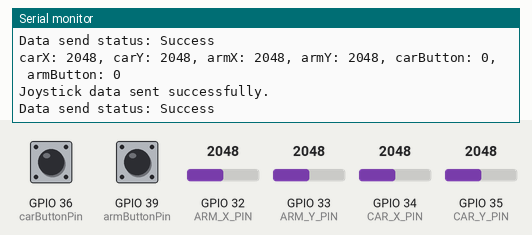
Simulated run of this program. Board: ESP32. Shown: the last lines printed to the serial monitor. The inputs (shaded band) are chosen by the test bench; at power-on: GPIO 32 (ARM_X_PIN) = 2048, GPIO 33 (ARM_Y_PIN) = 2048, GPIO 34 (CAR_X_PIN) = 2048, GPIO 35 (CAR_Y_PIN) = 2048, GPIO 36 (carButtonPin) HIGH, GPIO 39 (armButtonPin) HIGH.

Above: at 1.2 s.
1.3 s: GPIO 32 (ARM_X_PIN) set to 2866
At 1.57 s:
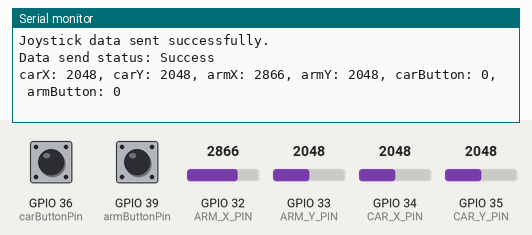
2.8 s: GPIO 33 (ARM_Y_PIN) set to 2866
At 2.93 s:
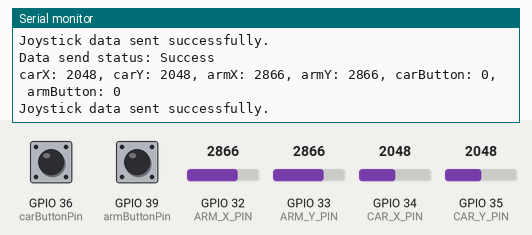
4.3 s: GPIO 34 (CAR_X_PIN) set to 2866
At 4.39 s:
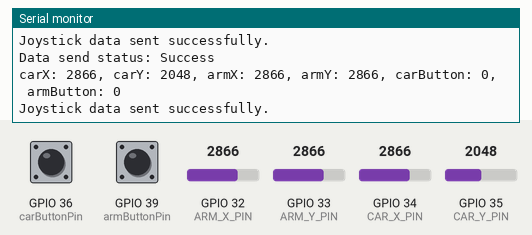
5.8 s: GPIO 35 (CAR_Y_PIN) set to 122
At 5.85 s:
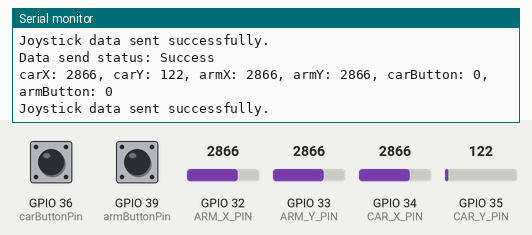
8.8 s: GPIO 36 (carButtonPin) pulled LOW for 0.15 s
10.4 s: GPIO 39 (armButtonPin) pulled LOW for 0.15 s
At 10.54 s:
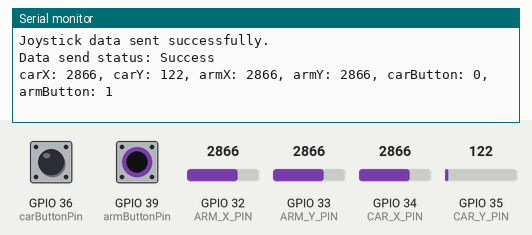

Measured:
- after the input at 1.3 s, the serial monitor: prints a new line after 0.06 s (image 1)
- after the input at 2.8 s, the serial monitor: prints a new line at once (image 2)
- after the input at 4.3 s, the serial monitor: prints a new line after 0.09 s (image 3)
- after the input at 5.8 s, the serial monitor: prints a new line after 0.05 s (image 4)
- after the input at 10.4 s, the serial monitor: prints a new line at once (image 5)

The program:

main.cpp
```cpp
#include <Arduino.h>
#include <esp_now.h>
#include <WiFi.h>

// Define constants for digital pin numbers
const int carButtonPin = 36;
const int armButtonPin = 39;

// Joystick data structure
typedef struct {
    int16_t carX;
    int16_t carY;
    int16_t armX;
    int16_t armY;
    bool carButton; // Add carButton to match usage in loop
    bool armButton; // Add armButton to match usage in loop
} JoystickData;

// Define constants for analog pin numbers
const int CAR_X_PIN = 34;
const int CAR_Y_PIN = 35;
const int ARM_X_PIN = 32;
const int ARM_Y_PIN = 33;

JoystickData joystickData;

// MAC address of the receiver
uint8_t receiverMac[] = {0xD0, 0xEF, 0x76, 0xEF, 0xDF, 0x70}; // Replace with actual MAC address

// ESP-NOW send callback function
void onDataSent(const uint8_t *mac_addr, esp_now_send_status_t status) {
    Serial.print("Data send status: ");
    Serial.println(status == ESP_NOW_SEND_SUCCESS ? "Success" : "Fail");
}

void setup() {
    Serial.begin(115200);

    // Initialize Wi-Fi in station mode
    WiFi.mode(WIFI_STA);
    Serial.println(WiFi.macAddress());

    // Initialize ESP-NOW
    if (esp_now_init() != ESP_OK) {
        Serial.println("Error initializing ESP-NOW");
        return;
    }

    // Register the send callback function
    esp_now_register_send_cb(onDataSent);

    // Add the receiver peer
    esp_now_peer_info_t peerInfo = {};
    memcpy(peerInfo.peer_addr, receiverMac, 6);
    peerInfo.channel = 0;  // Match the receiver's channel
    peerInfo.encrypt = false;

    if (esp_now_add_peer(&peerInfo) != ESP_OK) {
        Serial.println("Failed to add peer");
        return;
    }

    // Print receiver MAC for verification
    Serial.printf("Receiver MAC Address: %02X:%02X:%02X:%02X:%02X:%02X\n",
                  receiverMac[0], receiverMac[1], receiverMac[2],
                  receiverMac[3], receiverMac[4], receiverMac[5]);

    Serial.println("Transmitter ready.");

    // Configure button pins as input with internal pull-up resistors
    pinMode(carButtonPin, INPUT_PULLUP);
    pinMode(armButtonPin, INPUT_PULLUP);
}

void loop() {
    // Example joystick data (Replace with actual joystick readings)
    joystickData.carX = analogRead(CAR_X_PIN);
    joystickData.carY = analogRead(CAR_Y_PIN);
    joystickData.armX = analogRead(ARM_X_PIN);
    joystickData.armY = analogRead(ARM_Y_PIN);

    // Read button states for car and arm
    joystickData.carButton = digitalRead(carButtonPin) == LOW; // Assuming active low button
    joystickData.armButton = digitalRead(armButtonPin) == LOW; // Assuming active low button

    // Print joystick values to Serial for debugging
    Serial.printf("carX: %d, carY: %d, armX: %d, armY: %d, carButton: %d, armButton: %d\n",
                  joystickData.carX, joystickData.carY,
                  joystickData.armX, joystickData.armY,
                  joystickData.carButton, joystickData.armButton);

    // Send joystick data to receiver
    static unsigned long lastSendTime = 0;
    unsigned long currentMillis = millis();

    if (currentMillis - lastSendTime >= 100) {
        lastSendTime = currentMillis;
        esp_err_t result = esp_now_send(receiverMac, (uint8_t *)&joystickData, sizeof(joystickData));

        if (result == ESP_OK) {
            Serial.println("Joystick data sent successfully.");
        } else {
            Serial.printf("Error sending joystick data. Error code: %d\n", result);
        }
    }

    // Delay to avoid flooding the receiver
    delay(100);
}
```
